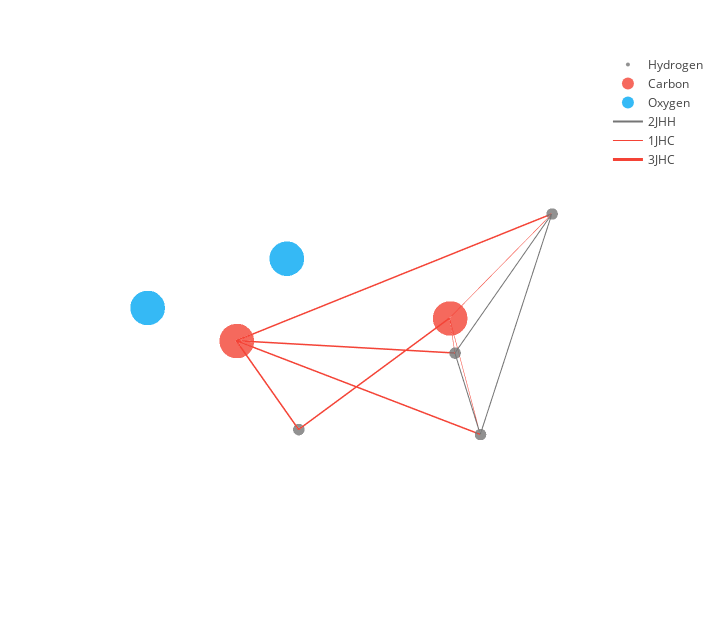

The code cell stored with this chart in its notebook:
### Code cell
show_molecule(mdata, mstructure)

### Figure 1 — Plotly figure (JSON) as saved in the notebook; plotly's stock layout.template omitted (floating-point values rounded to 4 significant figures)
{"data": [{"marker": {"color": "#757575", "opacity": 0.8, "size": 4}, "mode": "markers", "name": "Hydrogen", "type": "scatter3d", "uid": "0e7fe50f-b9cc-43da-8b6f-5a0a3d04521f", "x": [0.9235, -0.03758, -0.8127, 0.3046], "y": [2.004, 1.769, 1.608, -0.002319], "z": [0.4847, -1.001, 0.5987, -1.95]}, {"marker": {"color": "#f44336", "opacity": 0.8, "size": 12}, "mode": "markers", "name": "Carbon", "type": "scatter3d", "uid": "746fc84b-f8e0-4766-8c28-9a64f0e91137", "x": [0.1065, 0.5071], "y": [1.435, -0.6365], "z": [0.03336, -1.063]}, {"marker": {"color": "#03a9f4", "opacity": 0.8, "size": 12}, "mode": "markers", "name": "Oxygen", "type": "scatter3d", "uid": "3c0dce64-c471-419c-8534-7e0762589a51", "x": [0.4269, 0.7693], "y": [0.04717, -1.8], "z": [0.0931, -1.11]}, {"line": {"color": "#757575", "width": 2}, "mode": "lines", "name": "2JHH", "type": "scatter3d", "uid": "32d4763f-dd65-45d2-8e13-2d6da046fa9a", "x": [0.9235, -0.03758, 0.9235, -0.8127, -0.03758, -0.8127], "y": [2.004, 1.769, 2.004, 1.608, 1.769, 1.608], "z": [0.4847, -1.001, 0.4847, 0.5987, -1.001, 0.5987]}, {"line": {"color": "#f44336", "width": 1}, "mode": "lines", "name": "1JHC", "type": "scatter3d", "uid": "11dde871-372e-44ff-8a25-b64564a4d457", "x": [0.9235, 0.1065, -0.03758, 0.1065, -0.8127, 0.1065, 0.3046, 0.5071], "y": [2.004, 1.435, 1.769, 1.435, 1.608, 1.435, -0.002319, -0.6365], "z": [0.4847, 0.03336, -1.001, 0.03336, 0.5987, 0.03336, -1.95, -1.063]}, {"line": {"color": "#f44336", "width": 3}, "mode": "lines", "name": "3JHC", "type": "scatter3d", "uid": "2c78ebe7-2cdb-4e32-a296-d07cdde0fbbe", "x": [0.9235, 0.5071, -0.03758, 0.5071, -0.8127, 0.5071, 0.3046, 0.1065], "y": [2.004, -0.6365, 1.769, -0.6365, 1.608, -0.6365, -0.002319, 1.435], "z": [0.4847, -1.063, -1.001, -1.063, 0.5987, -1.063, -1.95, 0.03336]}], "layout": {"height": 640, "margin": {"b": 50, "l": 50, "r": 50, "t": 50}, "scene": {"xaxis": {"showbackground": false, "showgrid": false, "showline": false, "showticklabels": false, "title": {"text": ""}, "zeroline": false}, "yaxis": {"showbackground": false, "showgrid": false, "showline": false, "showticklabels": false, "title": {"text": ""}, "zeroline": false}, "zaxis": {"showbackground": false, "showgrid": false, "showline": false, "showticklabels": false, "title": {"text": ""}, "zeroline": false}}, "showlegend": true, "width": 720}}
